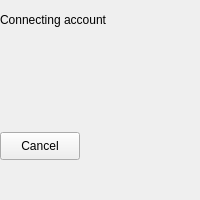
     <widget class="QWidget" name="pageConnect" >
      <layout class="QVBoxLayout" >
       <property name="leftMargin" >
        <number>0</number>
       </property>
       <property name="topMargin" >
        <number>0</number>
       </property>
       <property name="rightMargin" >
        <number>0</number>
       </property>
       <property name="bottomMargin" >
        <number>0</number>
       </property>
       <item>
        <widget class="QLabel" name="label_4" >
         <property name="sizePolicy" >
          <sizepolicy vsizetype="Fixed" hsizetype="Expanding" >
           <horstretch>0</horstretch>
           <verstretch>0</verstretch>
          </sizepolicy>
         </property>
         <property name="minimumSize" >
          <size>
           <width>0</width>
           <height>40</height>
          </size>
         </property>
         <property name="maximumSize" >
          <size>
           <width>16777215</width>
           <height>40</height>
          </size>
         </property>
         <property name="text" >
          <string>Connecting account</string>
         </property>
         <property name="_yate_wizardpage_title" stdset="0" >
          <bool>true</bool>
         </property>
        </widget>
       </item>
       <item>
        <widget class="QLabel" name="accwiz_result" >
         <property name="sizePolicy" >
          <sizepolicy vsizetype="Fixed" hsizetype="Expanding" >
           <horstretch>0</horstretch>
           <verstretch>0</verstretch>
          </sizepolicy>
         </property>
         <property name="minimumSize" >
          <size>
           <width>0</width>
           <height>80</height>
          </size>
         </property>
         <property name="maximumSize" >
          <size>
           <width>16777215</width>
           <height>80</height>
          </size>
         </property>
         <property name="styleSheet" >
          <string>QLabel {&#xd;
  font-size: 14px;&#xd;
}</string>
         </property>
        </widget>
       </item>
       <item>
        <layout class="QHBoxLayout" >
         <item>
          <widget class="QPushButton" name="cancel" >
           <property name="minimumSize" >
            <size>
             <width>0</width>
             <height>28</height>
            </size>
           </property>
           <property name="text" >
            <string>Cancel</string>
           </property>
          </widget>
         </item>
         <item>
          <spacer>
           <property name="orientation" >
            <enum>Qt::Horizontal</enum>
           </property>
           <property name="sizeHint" >
            <size>
             <width>40</width>
             <height>20</height>
            </size>
           </property>
          </spacer>
         </item>
        </layout>
       </item>
       <item>
        <spacer>
         <property name="orientation" >
          <enum>Qt::Vertical</enum>
         </property>
         <property name="sizeHint" >
          <size>
           <width>20</width>
           <height>40</height>
          </size>
         </property>
        </spacer>
       </item>
      </layout>
     </widget>
